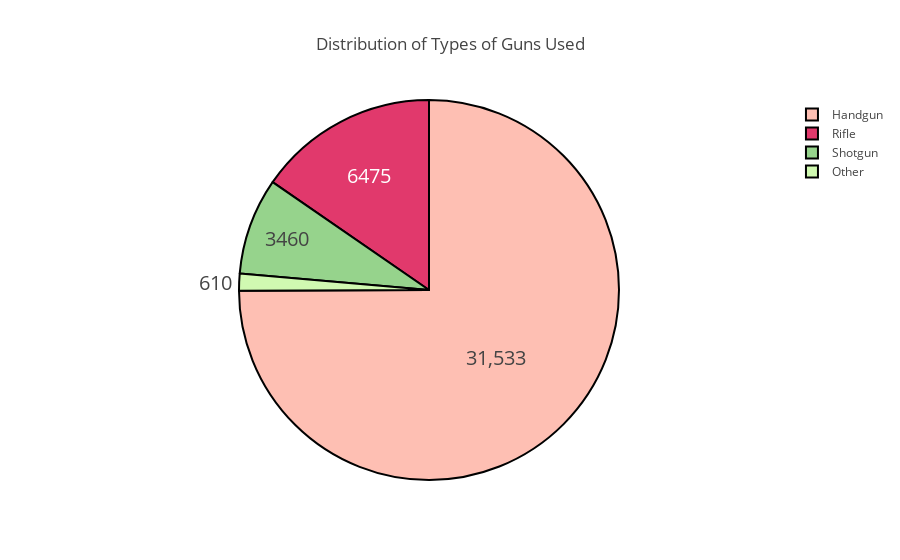

Here is the notebook cell this chart was saved with:
### Code cell
trace1 = go.Pie(
    titlefont = dict(size = 15),
    labels = gun_type_cleaned_labels,
    values = gun_type_cleaned_values,
    hoverinfo = 'label+percent',
    textinfo = 'value',
    textfont = dict(size = 20),
    marker = dict(colors = gun_type_cleaned_colors, 
                 line = dict(color = '#000000', width = 2))
)

layout = go.Layout(
    title = 'Distribution of Types of Guns Used',
)

fig = go.Figure(data = [trace1], layout = layout)
py.offline.iplot(fig)

### Figure 1 — Plotly figure (JSON) as saved in the notebook; plotly's stock layout.template omitted (floating-point values rounded to 4 significant figures)
{"data": [{"hoverinfo": "label+percent", "labels": ["Handgun", "Rifle", "Shotgun", "Other"], "marker": {"colors": ["#FEBFB3", "#E1396C", "#96D38C", "#D0F9B1"], "line": {"color": "#000000", "width": 2}}, "textfont": {"size": 20}, "textinfo": "value", "titlefont": {"size": 15}, "type": "pie", "uid": "fc6623fa-1e36-4d3b-94b6-220d83dd88d4", "values": [31533, 6475, 3460, 610]}], "layout": {"title": "Distribution of Types of Guns Used"}}
